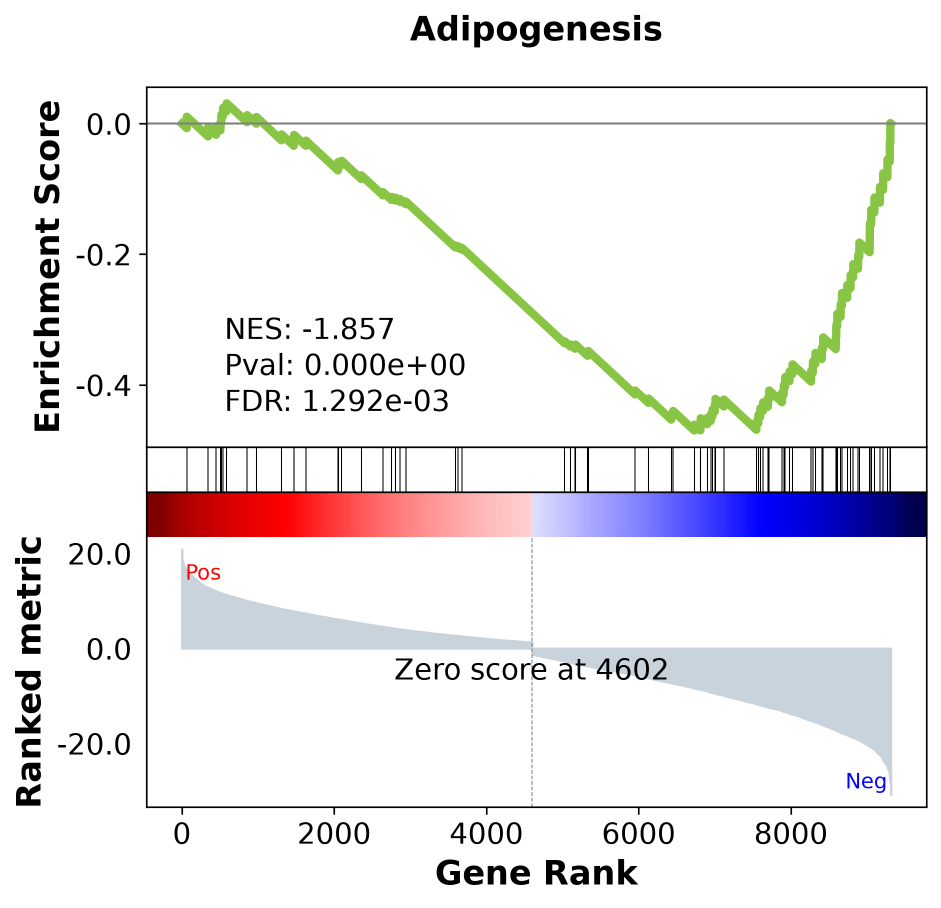
#> input picture results/gsea_results/prerank/Adipogenesis.png, 1882 x 1815 px (shown at 1/2 size); its folder holds 4 pictures in this run
$ python gsea_full_graph.py
#> lines starting #> are read from the running program, lines starting #| are printed output that depends on the picture
import math
import matplotlib.pyplot as plt
from pathlib import Path


def create_seamless_aspect_grid(images, cols=6, save_path="grid_output.png"):
#> called with cols = 6, save_path = 'grid_output.png'
    total_images = len(images)
    rows = math.ceil(total_images / cols)

    # Target aspect ratio: width / height = 1882 / 1815
    aspect_ratio = 1882 / 1815

    # Calculate figure dimensions so the grid layout fits naturally
    fig_w = 15  # Desired width in inches
    fig_h = fig_w * (rows / cols) / aspect_ratio

    # layout="compressed" packs subplots tightly when keeping aspect ratios fixed
    fig, axes = plt.subplots(rows, cols, figsize=(fig_w, fig_h), layout="compressed")

    axes = axes.flatten()

    for i in range(len(axes)):
        ax = axes[i]

        if i < total_images:
            img = plt.imread(images[i]) if isinstance(images[i], str) else images[i]
#> img is the input picture: shape (1815, 1882, 4) float32; mean R, G, B, A 0.93, 0.921, 0.927, 1

            ax.imshow(img, aspect='equal')
            ax.axis('off')  # Hide tick marks and frame

            # Ensure subplot box stays edge-to-edge
            ax.set_adjustable('box')
        else:
            # Delete remaining 2 empty slots (35 & 36) to prevent dead spacing
            fig.delaxes(ax)

    # Zero out any remaining subplot spacing margins
    fig.subplots_adjust(wspace=0, hspace=0, left=0, right=1, bottom=0, top=1)

    plt.savefig(save_path, dpi=300, bbox_inches='tight', pad_inches=0)
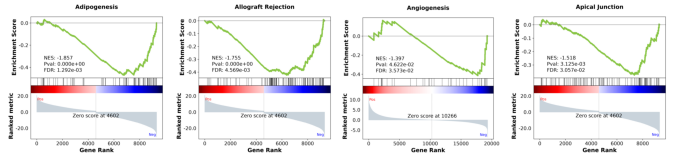
#> figure drawn by matplotlib, 4 panels
    plt.show()

images_folder = Path("./results/gsea_results/prerank")

images_list = [str(img) for img in images_folder.glob("*.png")]

create_seamless_aspect_grid(images_list)
